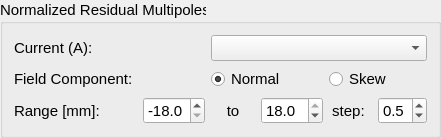
        <widget class="QGroupBox" name="group_box_13">
         <property name="geometry">
          <rect>
           <x>30</x>
           <y>10</y>
           <width>441</width>
           <height>131</height>
          </rect>
         </property>
         <property name="font">
          <font>
           <pointsize>11</pointsize>
          </font>
         </property>
         <property name="title">
          <string>Normalized Residual Multipoles</string>
         </property>
         <layout class="QGridLayout" name="gridLayout_6">
          <item row="4" column="2">
           <widget class="QDoubleSpinBox" name="ds_range_min">
            <property name="font">
             <font>
              <pointsize>11</pointsize>
             </font>
            </property>
            <property name="prefix">
             <string/>
            </property>
            <property name="decimals">
             <number>1</number>
            </property>
            <property name="minimum">
             <double>-18.000000000000000</double>
            </property>
            <property name="maximum">
             <double>18.000000000000000</double>
            </property>
            <property name="singleStep">
             <double>0.100000000000000</double>
            </property>
            <property name="value">
             <double>-18.000000000000000</double>
            </property>
           </widget>
          </item>
          <item row="4" column="4">
           <widget class="QDoubleSpinBox" name="ds_range_max">
            <property name="font">
             <font>
              <pointsize>11</pointsize>
             </font>
            </property>
            <property name="decimals">
             <number>1</number>
            </property>
            <property name="minimum">
             <double>-18.000000000000000</double>
            </property>
            <property name="maximum">
             <double>18.000000000000000</double>
            </property>
            <property name="singleStep">
             <double>0.100000000000000</double>
            </property>
            <property name="value">
             <double>18.000000000000000</double>
            </property>
           </widget>
          </item>
          <item row="1" column="0" colspan="2">
           <widget class="QLabel" name="field_component_label">
            <property name="font">
             <font>
              <pointsize>11</pointsize>
             </font>
            </property>
            <property name="text">
             <string>Field Component: </string>
            </property>
           </widget>
          </item>
          <item row="4" column="3">
           <widget class="QLabel" name="to_label">
            <property name="font">
             <font>
              <pointsize>11</pointsize>
             </font>
            </property>
            <property name="text">
             <string>to</string>
            </property>
            <property name="alignment">
             <set>Qt::AlignCenter</set>
            </property>
           </widget>
          </item>
          <item row="0" column="0" colspan="2">
           <widget class="QLabel" name="file_label_3">
            <property name="font">
             <font>
              <pointsize>11</pointsize>
             </font>
            </property>
            <property name="text">
             <string>Current (A):</string>
            </property>
           </widget>
          </item>
          <item row="4" column="5">
           <widget class="QLabel" name="step_label">
            <property name="font">
             <font>
              <pointsize>11</pointsize>
             </font>
            </property>
            <property name="text">
             <string>step: </string>
            </property>
            <property name="alignment">
             <set>Qt::AlignCenter</set>
            </property>
           </widget>
          </item>
          <item row="1" column="3" colspan="2">
           <widget class="QRadioButton" name="rb_norm_2">
            <property name="font">
             <font>
              <pointsize>11</pointsize>
             </font>
            </property>
            <property name="text">
             <string>Normal</string>
            </property>
            <property name="checked">
             <bool>true</bool>
            </property>
           </widget>
          </item>
          <item row="4" column="6">
           <widget class="QDoubleSpinBox" name="ds_range_step">
            <property name="font">
             <font>
              <pointsize>11</pointsize>
             </font>
            </property>
            <property name="decimals">
             <number>1</number>
            </property>
            <property name="minimum">
             <double>0.000000000000000</double>
            </property>
            <property name="maximum">
             <double>5.000000000000000</double>
            </property>
            <property name="singleStep">
             <double>0.100000000000000</double>
            </property>
            <property name="value">
             <double>0.500000000000000</double>
            </property>
           </widget>
          </item>
          <item row="0" column="3" colspan="4">
           <widget class="QComboBox" name="cb_files_3">
            <property name="font">
             <font>
              <pointsize>11</pointsize>
             </font>
            </property>
            <property name="currentIndex">
             <number>-1</number>
            </property>
           </widget>
          </item>
          <item row="1" column="5" colspan="2">
           <widget class="QRadioButton" name="rb_skew_2">
            <property name="font">
             <font>
              <pointsize>11</pointsize>
             </font>
            </property>
            <property name="text">
             <string>Skew</string>
            </property>
           </widget>
          </item>
          <item row="4" column="0" colspan="2">
           <widget class="QLabel" name="range_label">
            <property name="font">
             <font>
              <pointsize>11</pointsize>
              <weight>50</weight>
              <italic>false</italic>
              <bold>false</bold>
             </font>
            </property>
            <property name="text">
             <string>Range [mm]: </string>
            </property>
           </widget>
          </item>
         </layout>
        </widget>
